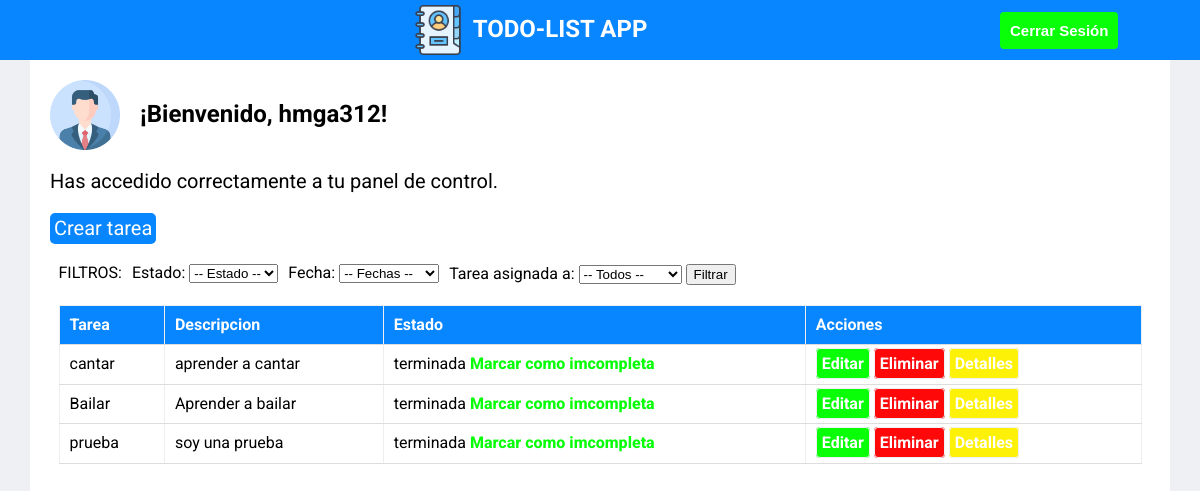
The app's page /dashboard/ (signed in) with its own data.
### todolist/models.py (models this page shows, shortened)
class Task(models.Model):
    title = models.CharField(max_length=40, null=False, blank=False, verbose_name="Titulo")
    description = models.TextField(max_length=300, null=False, blank=False, verbose_name="Descripcion")
    status = models.CharField(default='pendiente',choices=ESTADOS, verbose_name="Estado")
    due_date = models.DateField(verbose_name="Fecha de limite")
    users = models.ManyToManyField(
    User,
    related_name="tasks", blank=True
    )
    creator = models.ForeignKey(User, on_delete=models.CASCADE, related_name="created_task")

### todolist/views.py (the view)
# urls.py: path('dashboard/', views.dashboard, name='dashboard'),
@login_required
def dashboard(request):
    is_manager = request.user.groups.filter(name="Manager").exists()
    if is_manager:
        tasks = Task.objects.all()
    else:
        tasks = Task.objects.filter(users=request.user)
    status = request.GET.get("status")
    if status:
        tasks = tasks.filter(status=status)
    due = request.GET.get("due")
    today = timezone.now().date()
    if due == "today":
        tasks = tasks.filter(due_date=today)
    elif due == "week":
        week_end = today + timedelta(days=7)
        tasks = tasks.filter(due_date__range=[today, week_end])
    elif due == "late":
        tasks = tasks.filter(due_date__lt=today)
    if is_manager:
        user_id = request.GET.get("assigned_to")
        if user_id and user_id.isdigit():
            tasks = tasks.filter(users__id=user_id) # Usar users__id si es un M2M field
    tasks = tasks.order_by("status")
    return render(request, 'dashboard.html', {
        'nombre_usuario': request.user.username,
        'tasks': tasks,
        "is_manager": is_manager,
        "all_users": User.objects.all(),
    })

### templates/dashboard.html (shortened to what this page needs)
{% extends 'tareas/base-tareas.html' %}
{% load static %}
{% block content %}
    <div class="content-dashboard">
        <div class="separador"></div>
        <div class="content-usuario">
            <img class="logo-usuario" src="{% static 'img/perfil.png' %}">
            <h2>¡Bienvenido, {{ nombre_usuario }}!</h2>
        </div>
        <div class="usuario_info">
            <p>Has accedido correctamente a tu panel de control.</p>
            <div class="separador"></div>
            <a href="{% url 'create' %}">Crear tarea</a>
        </div>
        <div class="content_main">
            <div class="content-filters">
                <form method="get">
                    <label>FILTROS:</label>
                    <div>
                        <label>Estado:</label>
                        <select name="status">
                            <option value="">-- Estado --</option>
                        </select>
                    </div>
                    <div>
                    <label>Fecha:</label>
                    <select name="due">
                        <option value="">-- Fechas --</option>
                    </select>
                    </div>
                    <div>
                    {%if is_manager %}
                        <label>Tarea asignada a:</a>
                        <select name="assigned_to">
                            <option value="">-- Todos --</option>
                        </select>
                    {% endif %}
                    <button type="submit">Filtrar</button>
                    </div>
                </form>
            </div>
            <div class="separador"></div>
            <div class="content-table">
                <table border="1">
                    <thead>
                        <tr>
                            <th>Tarea</th>
                            <th>Descripcion</th>
                            <th>Estado</th>
                            <th>Acciones</th>
                        </tr>
                    </thead>
                    <tbody>
                        {% for task in tasks %}
                        <tr>
                            <td>{{ task.title }}</td>
                            <td>{{ task.description }}</td>
                            <td class="task">
                            {{ task.status }}
                            {% if task.status == "pendiente"%}
                                <a class="incomplete" href="{% url 'task_status' task.id%}">Marcar como completa</a>
                            {%else%}
                                <a class="complete" href="{% url 'task_status' task.id%}">Marcar como imcompleta</a>
                            {% endif %}
                            </td>
                            <td class="actions">
                                {% if request.user == task.creator or is_manager %}
                                    <a class="green" href="{% url 'update' task.id%}">Editar</a>
                                    <a class="red" href="{% url 'delete' task.id%}">Eliminar</a>
                                {% endif %}
                                <a class="yellow" href="{% url 'detail' task.id%}">Detalles</a>
                            </td>
                        </tr>
                        {% endfor %}
                    </tbody>
                </table>
            </div>
        </div>
    </div>
{% endblock %}

### templates/tareas/base-tareas.html (shortened to what this page needs)
{% load static %}
<!DOCTYPE html>
<html lang="es">
<head>
    <link rel="stylesheet" href="{% static './styles.css'%}">
    <link rel="stylesheet" href="{% static './normalize.css'%}">
</head>
<body>
{% include 'tareas/nav-bar.html'%}
<main>
    {% block  content%} {% endblock %}
</main>
</body>

### templates/tareas/nav-bar.html (shortened to what this page needs)
{% load static %}
<nav>
    <div class="nav-items">
        <img src="{% static 'img/login.png' %}">
        <h2>TODO-LIST APP</h2>
    </div>
    <form action="{% url 'logout' %}" method="post">
        <button type="submit">Cerrar Sesión </button>
    </form>
</nav>

### static/styles.css (style rules this page uses)
:root { --color-principal : white; --color-secundario : #0886FF; --color-terciario : #eff0f4; --edit : #08FF08; --delete : #FE080A; --show : #FEF108; --fuente : 'Roboto', sans-serif }
*, *::before, *::after { box-sizing: border-box; }
body, h1, h2, h3, h4, p, ul, ol, figure, blockquote, dl, dd { margin: 0; padding: 0; font-family: var(--fuente); }
body { min-height: 100vh; background-color: var(--color-terciario); }
a { text-decoration: none; }
nav { display: flex; align-items: center; justify-content: space-between; gap: 20px; background-color: var(--color-secundario); width: 100vw; height: 60px; color: var(--color-principal); }
nav .nav-items { display: flex; align-items: center; gap: 10px; }
nav img { height: 50px; }
nav form { width: 200px; }
nav form button { background-color: var(--edit); border: none; color: var(--color-principal); padding: 10px; border-radius: 4px; font-weight:700; font-size: 15px; cursor: pointer; transition: transform 0.2s ease; }
.content-dashboard { width: 95vw; min-height: 100vh; display: flex; flex-direction: column; margin: auto; background-color: var(--color-principal); }
.content-usuario { display: flex; align-items: center; gap: 20px; margin-left: 20px; }
.logo-usuario { width: 70px; }
.separador { height: 20px; }
.usuario_info { margin: 20px; font-size: 20px; }
.usuario_info a { display: inline-block; text-decoration: none; color: var(--color-principal); background-color: var(--color-secundario); padding: 4px; border-radius: 5px; transition: transform 0.2s ease; }
.content_main { display: flex; flex-direction: column; flex: 1; width: 100%; }
.content-filters form { display: flex; gap: 10px; padding-left: 2.5%; flex-direction: row ; }
.content-table { flex: 1; width: 95%; overflow-x: auto; margin:auto; }
.content-table table { width: 100%; border-collapse: collapse; }
.content-table th, .content-table td { padding: 10px; text-align: left; border-bottom: 1px solid #ddd; }
.content-table th { background-color: var(--color-secundario); color: white; }
.content-table .actions a { text-decoration: none; padding: 5px; border: 1px solid var(--color-terciario); border-radius: 4px; color: var(--color-principal); font-weight: 700; }
.green { background-color: var(--edit); }
.red { background-color: var(--delete); }
.yellow { background-color: var(--show); }
.task a { text-decoration: none; font-weight: 800; }
.complete { color: var(--edit); }

### records on screen
Task: title "cantar", description "aprender a cantar", status "terminada", shows "Marcar como imcompleta", shows "Editar"
Task: title "Bailar", description "Aprender a bailar", status "terminada", shows "Marcar como imcompleta", shows "Editar"
Task: title "prueba", description "soy una prueba", status "terminada", shows "Marcar como imcompleta", shows "Editar"

### other values on screen
{{ nombre_usuario }} "hmga312"
